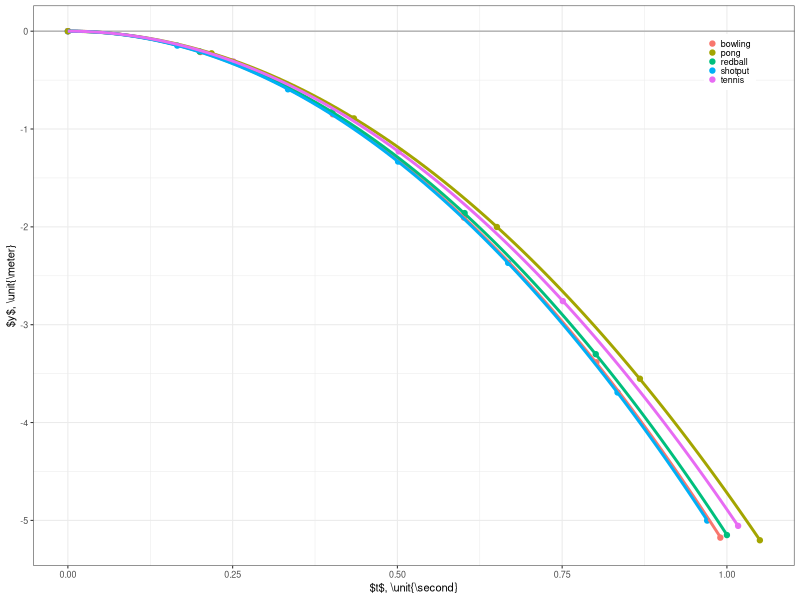
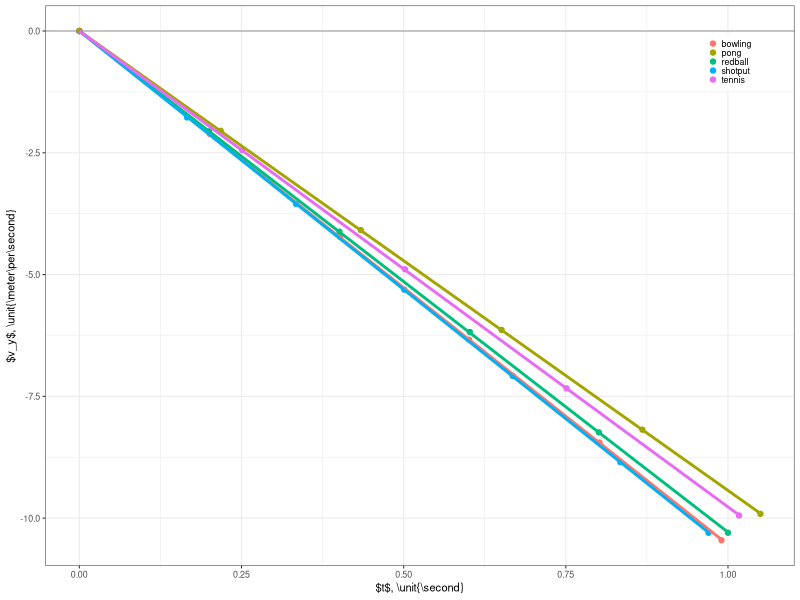
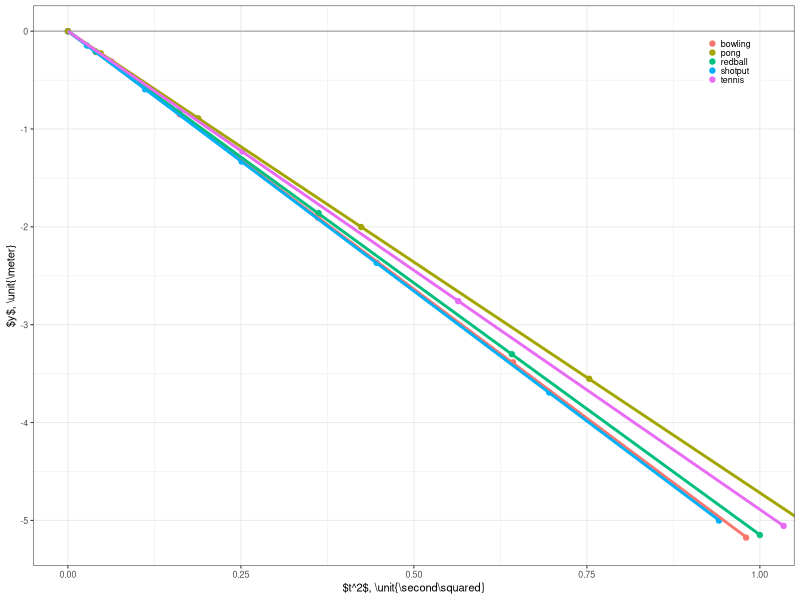

The R script that drew these images, in order:
library(ggplot2)
library(dplyr)

raw <- read.csv('reznik.csv',header=TRUE)
data <- tibble(raw)
data <- mutate(data,tsquared=t^2)

fig2 <- ggplot(data,aes(x=t,y=y,color=object))+
     geom_hline(yintercept=0,color="gray70")+
     geom_point()+	
     geom_smooth(method="lm",formula=y~I(x^2),se=FALSE)+
     xlab('$t$, \\unit{\\second}')+
     ylab('$y$, \\unit{\\meter}')+
     theme_bw(base_size=8)+
     theme(legend.position="inside",
	legend.position.inside=c(0.95,0.95),
	legend.justification.inside=c("right","top"),
	legend.key.size=unit(4,"pt"),
	legend.title=element_blank())
ggsave('fig2.svg',plot=fig2,width=3.4167,height=2,units="in")

fig3 <- ggplot(data,aes(x=t,y=v_y,color=object))+
     geom_hline(yintercept=0,color="gray70")+
     geom_point()+
     geom_smooth(method="lm",formula=y~x+0,se=FALSE)+
     xlab('$t$, \\unit{\\second}')+
     ylab('$v_y$, \\unit{\\meter\\per\\second}')+
     theme_bw(base_size=8)+
     theme(legend.position="inside",
	legend.position.inside=c(0.95,0.95),
	legend.justification.inside=c("right","top"),
	legend.key.size=unit(4,"pt"),
	legend.title=element_blank())
ggsave('fig3.svg',plot=fig3,width=3.4167,height=2,units="in")

fig4 <- ggplot(data,aes(x=tsquared,y=y,color=object))+
     geom_hline(yintercept=0,color="gray70")+
     geom_point()+
     geom_smooth(method="lm",formula=y~x,se=FALSE)+
     xlab('$t^2$, \\unit{\\second\\squared}')+
     ylab('$y$, \\unit{\\meter}')+
     coord_cartesian(xlim=c(0,1))+
     theme_bw(base_size=8)+
     theme(legend.position="inside",
	legend.position.inside=c(0.95,0.95),
	legend.justification.inside=c("right","top"),
	legend.key.size=unit(4,"pt"),
	legend.title=element_blank())
ggsave('fig4.svg',plot=fig4,width=3.4167,height=2,units="in")

# then do stats
datat <- tibble(read.csv('times.csv',header=TRUE))
modelt <- lm(t_s~type,datat)
print(anova(modelt))

# check accelerations
model1 <- lm(v_y~t,data)
model2 <- lm(v_y~t:object,data)
print(anova(model1,model2))
print(summary(model2))



